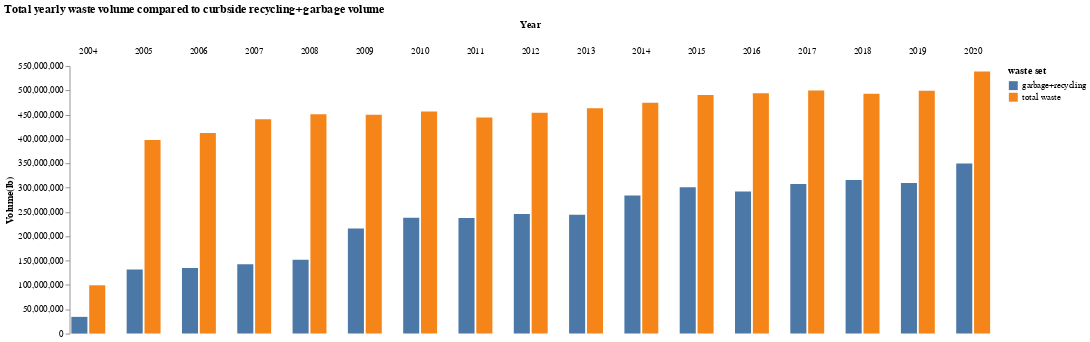

Notebook code for this chart:
### Code cell
tract_comparison_long = (
    tract_comparison.loc[tract_comparison.Year != 2021].melt(
        id_vars='Year', 
        value_vars=['garbage+recycling', 'total waste'], 
        var_name='waste set', value_name='volume')
)

alt.Chart(tract_comparison_long).mark_bar().encode(
    x=alt.X('waste set:N',axis=None),
    y=alt.Y('volume:Q', axis=alt.Axis(title='Volume(lb)', grid=False)),
    column='Year:O',
    color='waste set:N'
).configure_view(
    stroke='transparent'
).properties(title="Total yearly waste volume compared to curbside recycling+garbage volume")

### Figure 1 — Vega-Lite specification as saved in the notebook (floating-point values rounded to 4 significant figures)
{"config": {"view": {"continuousWidth": 400, "continuousHeight": 300, "stroke": "transparent"}}, "data": {"name": "data-2295f88f1575fc01c83e5dbea0fd1280"}, "mark": "bar", "encoding": {"color": {"field": "waste set", "type": "nominal"}, "column": {"field": "Year", "type": "ordinal"}, "x": {"axis": null, "field": "waste set", "type": "nominal"}, "y": {"axis": {"grid": false, "title": "Volume(lb)"}, "field": "volume", "type": "quantitative"}}, "title": "Total yearly waste volume compared to curbside recycling+garbage volume", "$schema": "https://vega.github.io/schema/vega-lite/v4.17.0.json", "datasets": {"data-2295f88f1575fc01c83e5dbea0fd1280": [{"Year": 2004, "waste set": "garbage+recycling", "volume": 34390000.0}, {"Year": 2005, "waste set": "garbage+recycling", "volume": 131800000.0}, {"Year": 2006, "waste set": "garbage+recycling", "volume": 134700000.0}, {"Year": 2007, "waste set": "garbage+recycling", "volume": 142600000.0}, {"Year": 2008, "waste set": "garbage+recycling", "volume": 151700000.0}, {"Year": 2009, "waste set": "garbage+recycling", "volume": 216300000.0}, {"Year": 2010, "waste set": "garbage+recycling", "volume": 238300000.0}, {"Year": 2011, "waste set": "garbage+recycling", "volume": 237600000.0}, {"Year": 2012, "waste set": "garbage+recycling", "volume": 245900000.0}, {"Year": 2013, "waste set": "garbage+recycling", "volume": 244200000.0}, {"Year": 2014, "waste set": "garbage+recycling", "volume": 283900000.0}, {"Year": 2015, "waste set": "garbage+recycling", "volume": 301000000.0}, {"Year": 2016, "waste set": "garbage+recycling", "volume": 292200000.0}, {"Year": 2017, "waste set": "garbage+recycling", "volume": 307700000.0}, {"Year": 2018, "waste set": "garbage+recycling", "volume": 315600000.0}, {"Year": 2019, "waste set": "garbage+recycling", "volume": 309700000.0}, {"Year": 2020, "waste set": "garbage+recycling", "volume": 349800000.0}, {"Year": 2004, "waste set": "total waste", "volume": 99350000.0}, {"Year": 2005, "waste set": "total waste", "volume": 398000000.0}, {"Year": 2006, "waste set": "total waste", "volume": 412500000.0}, {"Year": 2007, "waste set": "total waste", "volume": 440400000.0}, {"Year": 2008, "waste set": "total waste", "volume": 450800000.0}, {"Year": 2009, "waste set": "total waste", "volume": 449600000.0}, {"Year": 2010, "waste set": "total waste", "volume": 456300000.0}, {"Year": 2011, "waste set": "total waste", "volume": 444300000.0}, {"Year": 2012, "waste set": "total waste", "volume": 453900000.0}, {"Year": 2013, "waste set": "total waste", "volume": 463000000.0}, {"Year": 2014, "waste set": "total waste", "volume": 474500000.0}, {"Year": 2015, "waste set": "total waste", "volume": 490300000.0}, {"Year": 2016, "waste set": "total waste", "volume": 494000000.0}, {"Year": 2017, "waste set": "total waste", "volume": 499600000.0}, {"Year": 2018, "waste set": "total waste", "volume": 493000000.0}, {"Year": 2019, "waste set": "total waste", "volume": 499000000.0}, {"Year": 2020, "waste set": "total waste", "volume": 538800000.0}]}}
